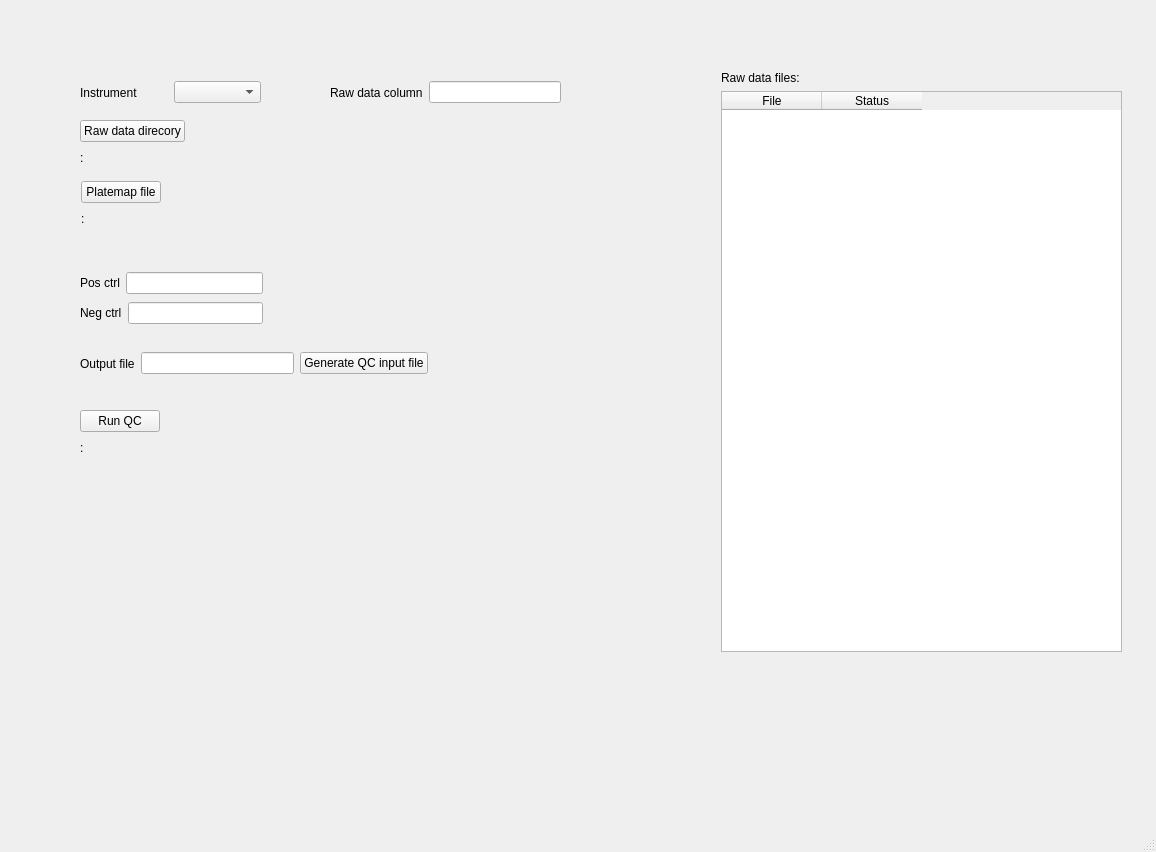
<?xml version="1.0" encoding="UTF-8"?>
<ui version="4.0">
 <class>MainWindow</class>
 <widget class="QMainWindow" name="MainWindow">
  <property name="geometry">
   <rect>
    <x>0</x>
    <y>0</y>
    <width>1156</width>
    <height>852</height>
   </rect>
  </property>
  <property name="windowTitle">
   <string>MainWindow</string>
  </property>
  <widget class="QWidget" name="centralwidget">
   <widget class="QWidget" name="layoutWidget">
    <property name="geometry">
     <rect>
      <x>330</x>
      <y>80</y>
      <width>231</width>
      <height>25</height>
     </rect>
    </property>
    <layout class="QHBoxLayout" name="horizontalLayout_2">
     <item>
      <widget class="QLabel" name="label_2">
       <property name="text">
        <string>Raw data column</string>
       </property>
      </widget>
     </item>
     <item>
      <widget class="QLineEdit" name="dataColumn_eb"/>
     </item>
    </layout>
   </widget>
   <widget class="QWidget" name="layoutWidget">
    <property name="geometry">
     <rect>
      <x>80</x>
      <y>80</y>
      <width>181</width>
      <height>25</height>
     </rect>
    </property>
    <layout class="QHBoxLayout" name="horizontalLayout">
     <item>
      <widget class="QLabel" name="label">
       <property name="text">
        <string>Instrument</string>
       </property>
      </widget>
     </item>
     <item>
      <widget class="QComboBox" name="instrument_cb"/>
     </item>
    </layout>
   </widget>
   <widget class="QWidget" name="layoutWidget">
    <property name="geometry">
     <rect>
      <x>80</x>
      <y>270</y>
      <width>183</width>
      <height>58</height>
     </rect>
    </property>
    <layout class="QVBoxLayout" name="verticalLayout">
     <item>
      <layout class="QHBoxLayout" name="horizontalLayout_4">
       <item>
        <widget class="QLabel" name="label_4">
         <property name="text">
          <string>Pos ctrl</string>
         </property>
        </widget>
       </item>
       <item>
        <widget class="QLineEdit" name="posCtrl_eb"/>
       </item>
      </layout>
     </item>
     <item>
      <layout class="QHBoxLayout" name="horizontalLayout_5">
       <item>
        <widget class="QLabel" name="label_5">
         <property name="text">
          <string>Neg ctrl</string>
         </property>
        </widget>
       </item>
       <item>
        <widget class="QLineEdit" name="negCtrl_eb"/>
       </item>
      </layout>
     </item>
    </layout>
   </widget>
   <widget class="QWidget" name="layoutWidget">
    <property name="geometry">
     <rect>
      <x>80</x>
      <y>120</y>
      <width>491</width>
      <height>48</height>
     </rect>
    </property>
    <layout class="QVBoxLayout" name="verticalLayout_3">
     <item>
      <layout class="QHBoxLayout" name="horizontalLayout_3">
       <item>
        <widget class="QPushButton" name="rawDataDir_btn">
         <property name="text">
          <string>Raw data direcory</string>
         </property>
        </widget>
       </item>
       <item>
        <spacer name="horizontalSpacer">
         <property name="orientation">
          <enum>Qt::Horizontal</enum>
         </property>
         <property name="sizeHint" stdset="0">
          <size>
           <width>40</width>
           <height>20</height>
          </size>
         </property>
        </spacer>
       </item>
      </layout>
     </item>
     <item>
      <widget class="QLabel" name="rawDataDir_lab">
       <property name="text">
        <string>:</string>
       </property>
      </widget>
     </item>
    </layout>
   </widget>
   <widget class="QWidget" name="layoutWidget">
    <property name="geometry">
     <rect>
      <x>81</x>
      <y>181</y>
      <width>491</width>
      <height>48</height>
     </rect>
    </property>
    <layout class="QVBoxLayout" name="verticalLayout_2">
     <item>
      <layout class="QHBoxLayout" name="horizontalLayout_6">
       <item>
        <widget class="QPushButton" name="platemapFile_btn">
         <property name="text">
          <string>Platemap file</string>
         </property>
        </widget>
       </item>
       <item>
        <spacer name="horizontalSpacer_2">
         <property name="orientation">
          <enum>Qt::Horizontal</enum>
         </property>
         <property name="sizeHint" stdset="0">
          <size>
           <width>40</width>
           <height>20</height>
          </size>
         </property>
        </spacer>
       </item>
      </layout>
     </item>
     <item>
      <widget class="QLabel" name="platemapFile_lab">
       <property name="text">
        <string>:</string>
       </property>
      </widget>
     </item>
    </layout>
   </widget>
   <widget class="QWidget" name="layoutWidget">
    <property name="geometry">
     <rect>
      <x>80</x>
      <y>350</y>
      <width>348</width>
      <height>27</height>
     </rect>
    </property>
    <layout class="QHBoxLayout" name="horizontalLayout_8">
     <item>
      <layout class="QHBoxLayout" name="horizontalLayout_7">
       <item>
        <widget class="QLabel" name="label_7">
         <property name="text">
          <string>Output file</string>
         </property>
        </widget>
       </item>
       <item>
        <widget class="QLineEdit" name="outputFile_eb"/>
       </item>
      </layout>
     </item>
     <item>
      <widget class="QPushButton" name="generateQCinput_btn">
       <property name="text">
        <string>Generate QC input file</string>
       </property>
      </widget>
     </item>
    </layout>
   </widget>
   <widget class="QWidget" name="layoutWidget">
    <property name="geometry">
     <rect>
      <x>80</x>
      <y>410</y>
      <width>511</width>
      <height>48</height>
     </rect>
    </property>
    <layout class="QVBoxLayout" name="verticalLayout_5">
     <item>
      <layout class="QHBoxLayout" name="horizontalLayout_9">
       <item>
        <widget class="QPushButton" name="runQc_btn">
         <property name="text">
          <string>Run QC</string>
         </property>
        </widget>
       </item>
       <item>
        <spacer name="horizontalSpacer_3">
         <property name="orientation">
          <enum>Qt::Horizontal</enum>
         </property>
         <property name="sizeHint" stdset="0">
          <size>
           <width>40</width>
           <height>20</height>
          </size>
         </property>
        </spacer>
       </item>
      </layout>
     </item>
     <item>
      <widget class="QLabel" name="outputFile_lab">
       <property name="text">
        <string>:</string>
       </property>
      </widget>
     </item>
    </layout>
   </widget>
   <widget class="QWidget" name="">
    <property name="geometry">
     <rect>
      <x>721</x>
      <y>71</y>
      <width>401</width>
      <height>581</height>
     </rect>
    </property>
    <layout class="QVBoxLayout" name="verticalLayout_4">
     <item>
      <widget class="QLabel" name="label_3">
       <property name="text">
        <string>Raw data files:</string>
       </property>
      </widget>
     </item>
     <item>
      <widget class="QTableWidget" name="inputFiles_tab">
       <column>
        <property name="text">
         <string>File</string>
        </property>
       </column>
       <column>
        <property name="text">
         <string>Status</string>
        </property>
       </column>
      </widget>
     </item>
    </layout>
   </widget>
  </widget>
  <widget class="QMenuBar" name="menubar">
   <property name="geometry">
    <rect>
     <x>0</x>
     <y>0</y>
     <width>1156</width>
     <height>20</height>
    </rect>
   </property>
  </widget>
  <widget class="QStatusBar" name="statusbar"/>
 </widget>
 <resources/>
 <connections/>
</ui>
